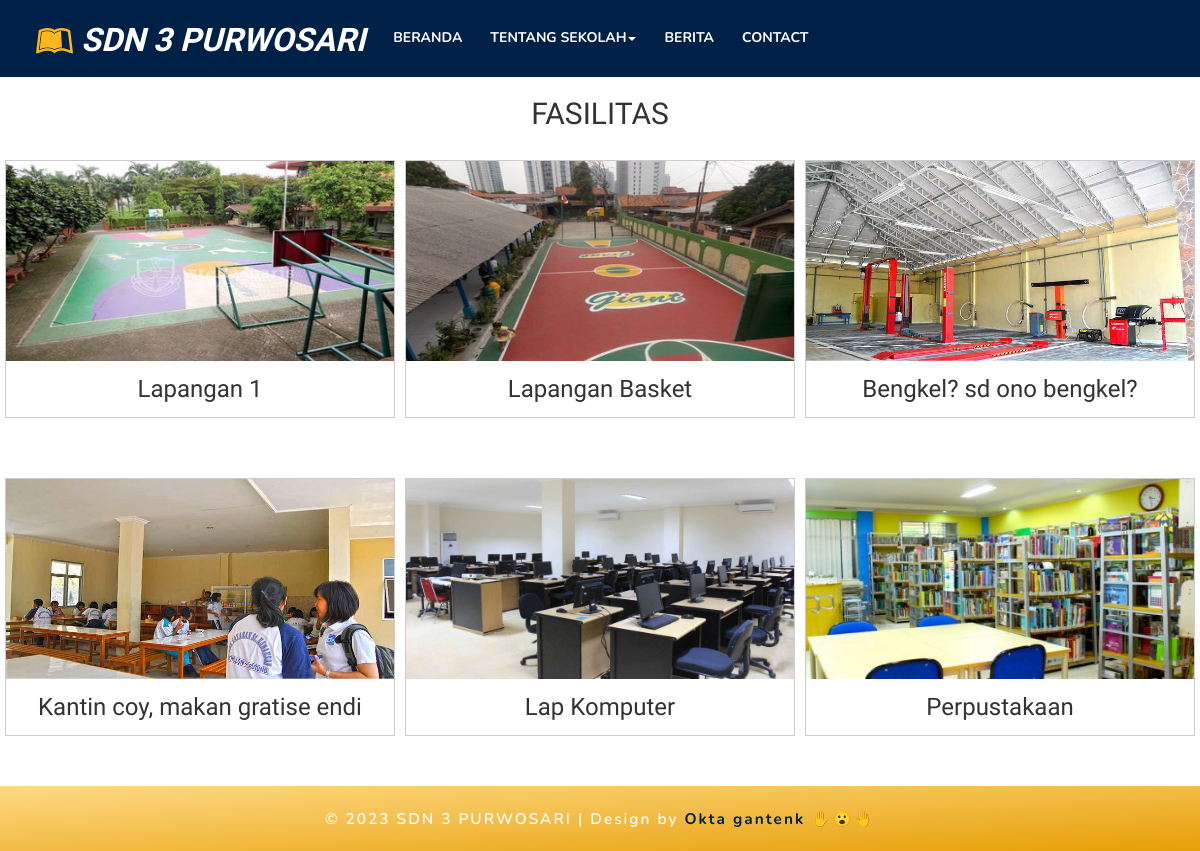
Page /fasilitas.php on the committed database.
### tables this page shows
CREATE TABLE `fasilitas` (
  `id_fasilitas` int(100) NOT NULL,
  `nama_fasilitas` text NOT NULL,
  `gambar_fasilitas` varchar(255) NOT NULL
);

### fasilitas.php (the view, shortened to what this page needs)
<?php
include 'koneksi.php';
?>
<!DOCTYPE html>
<html lang="en">
<head>
<link rel="stylesheet" href="css/bootstrap.css">
<link rel="stylesheet" href="css/style.css" type="text/css" media="all" />
<link rel="stylesheet" href="css/font-awesome.css">
<link rel="stylesheet" href="css/swipebox.css">
<link rel="stylesheet" href="css/jquery-ui.css" />
</head>
<body>
<?php include ('napigasi.php'); ?>
<div class = "container5">
<div class ="judul">
<center><h2>FASILITAS</h2></center>
</div>
		<?php
        $ambil = $koneksi->query("SELECT * FROM fasilitas");
        while($perfas = $ambil->fetch_assoc()):
        ?>
		<div class="gallery">
		<img src="images/gambar_fasilitas/<?= $perfas['gambar_fasilitas']; ?>"  >
		<div class ="desc">
				<h3><?= $perfas['nama_fasilitas']; ?></h3>
			</div>
		</div>
      <?php endwhile; ?>
</div>
<?php include ('footer.php'); ?>
</body>
</html>

### napigasi.php (shortened to what this page needs)
<div class="main_section_agile" id="home">
	<div class="agileits_w3layouts_banner_nav">
		<nav class="navbar navbar-default">
			<div class="navbar-header navbar-left">
			<h1><a class="navbar-brand" href="index.php"><i class="fa fa-leanpub" aria-hidden="true"></i> SDN 3 Purwosari</a></h1>
			</div>
			<div class="collapse navbar-collapse navbar-right" id="bs-example-navbar-collapse-1">
				<nav class="link-effect-2" id="link-effect-2">
					<ul class="nav navbar-nav">
						<li><a href="index.php" class="effect-3">Beranda</a></li>
						<li><a class='effect-3 scroll' data-toggle='dropdown'>Tentang Sekolah<span class='caret'></span> </a>
						</li>
						<li><a href="listberita.php" class="effect-3">Berita </a></li>
						<li><a href="pesan.php" class="effect-3">Contact</a></li>
					</ul>
				</nav>
			</div>
		</nav>
	</div>
</div>

### footer.php (shortened to what this page needs)
<footer><br>
<div class="w3layouts_copy_right" style="position: absolute; width: 100%;">
  <div class="container">
    <p>© 2023 SDN 3 PURWOSARI | Design by <a href="https://www.instagram.com/oktaa.bagus"><strong>Okta gantenk ✋😮🤚</strong></a></p>
  </div>
</div>
</footer>

### css/style.css (style rules this page uses)
body { min-height: 100vh; padding: 0; margin: 0; background: #fff; position: relative; font-family: "Nunito", sans-serif; }
body a { transition: 0.5s all; -webkit-transition: 0.5s all; -moz-transition: 0.5s all; -o-transition: 0.5s all; -ms-transition: 0.5s all; }
h1, h2, h3, h4, h5, h6 { margin: 0; font-family: "Exo 2", sans-serif; }
p { margin: 0; font-family: "Nunito", sans-serif; letter-spacing: 1px; color: #000000; line-height: 1.5em; font-size: 1.2em; }
ul { margin: 0; padding: 0; }
.main_section_agile { background: #002147; }
.navbar-default { background: none; border: none; }
.navbar { margin-bottom: 0; }
.navbar-collapse { padding: 0; }
.navbar-right { margin-right: 0; }
.navbar-default .navbar-nav > li > a { font-weight: 700; letter-spacing: 1px; }
.navbar-nav > li > a { margin: 0 1.5em; padding: 0 0 0.5em; text-transform: uppercase; }
nav.navbar.navbar-default { background: none; padding: 1.7em 0 0.2em 0; }
.navbar-default .navbar-nav > li > a { color: #fff; }
a.navbar-brand { color: #fff !important; padding: 0; font-size: 0.9em; font-weight: 700; text-transform: uppercase; font-style: italic; }
a.navbar-brand i { color: #ffb71c; }
.navbar-right { float: left !important; }
div#bs-example-navbar-collapse-1 { margin-top: 0.3em; padding-left: 4em; }
.effect-3 { overflow: hidden; }
.effect-3:before { left: -1px; bottom: 0; width: 100%; height: 2px; background: #ffb71c; content: ""; position: absolute; transition: transform 0.5s ease; transform: translateX(-100%); -webkit-transform: translateX(-100%); -moz-transform: translateX(-100%); -o-transform: translateX(-100%); -ms-transform: translateX(-100%); }
.agileits_w3layouts_banner_nav { margin: 0 auto; width: 90%; }
.w3layouts_copy_right { padding: 1.5em 0; text-align: center; background: -webkit-linear-gradient(#ffd985, #e69f06); background: -moz-linear-gradient(#ffd985, #e69f06); background: -ms-linear-gradient(#ffd985, #e69f06); background: linear-gradient(to right bottom, #ffd985, #e69f06); }
.w3layouts_copy_right p { color: #fff; font-weight: 600; letter-spacing: 2px; font-size: 1.1em; }
.w3layouts_copy_right p a { color: #002147; text-decoration: none; }
@media (max-width: 1440px) { .navbar-nav > li > a { margin: 0 1em; } }
@media (max-width: 1440px) { div#bs-example-navbar-collapse-1 { padding-left: 3em; } }
@media (max-width: 1366px) { .navbar-default .navbar-nav > li > a { letter-spacing: 0px; } }
@media (max-width: 1280px) { .agileits_w3layouts_banner_nav { width: 94%; } }
@media (max-width: 1280px) { div#bs-example-navbar-collapse-1 { padding-left: 1em; } }

### fasilitas.php (style rules this page uses)
.container5 { max-width : 1200px; margin : auto ; background : #fff; overflow : auto; }
.gallery { margin : 5px; margin-top : 30px; margin-bottom : 30px; border : 1px solid #ccc; float : left; width : 390px; }
.gallery img { width : 100%; height : 200px; }
.desc h3 { padding : 15px; text-align : center ; }
.judul h2 { margin-top : 20px; }

### rows in the picture
fasilitas: gambar_fasilitas (picture), nama_fasilitas "Lapangan 1"
fasilitas: gambar_fasilitas (picture), nama_fasilitas "Lapangan Basket"
fasilitas: gambar_fasilitas (picture), nama_fasilitas "Bengkel? sd ono bengkel?"
fasilitas: gambar_fasilitas (picture), nama_fasilitas "Kantin coy, makan gratise endi"
fasilitas: gambar_fasilitas (picture), nama_fasilitas "Lap Komputer"
fasilitas: gambar_fasilitas (picture), nama_fasilitas "Perpustakaan"
